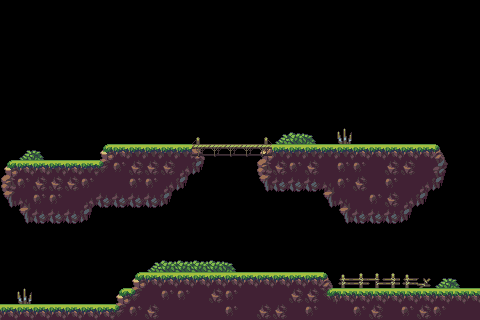

Below is a game level as drawn by its tile map, then a one-line description and the .tmx file that defines it, in full:
An orthogonal 30x20 tile map with 16x16 px tiles, 2 tile layers (solid, decoration).

<map version="1.10" tiledversion="1.10.1" orientation="orthogonal" renderorder="right-down" width="30" height="20" tilewidth="16" tileheight="16" infinite="0" nextlayerid="3" nextobjectid="1">
 <tileset firstgid="1" name="platformer" tilewidth="16" tileheight="16" tilecount="60" columns="10">
  <image source="Tileset.png" width="160" height="96" />
 </tileset>
 <layer id="2" name="solid" width="30" height="20">
  <properties>
   <property name="solid" type="bool" value="true" />
  </properties>
  <data encoding="csv">
0,0,0,0,0,0,0,0,0,0,0,0,0,0,0,0,0,0,0,0,0,0,0,0,0,0,0,0,0,0,
0,0,0,0,0,0,0,0,0,0,0,0,0,0,0,0,0,0,0,0,0,0,0,0,0,0,0,0,0,0,
0,0,0,0,0,0,0,0,0,0,0,0,0,0,0,0,0,0,0,0,0,0,0,0,0,0,0,0,0,0,
0,0,0,0,0,0,0,0,0,0,0,0,0,0,0,0,0,0,0,0,0,0,0,0,0,0,0,0,0,0,
0,0,0,0,0,0,0,0,0,0,0,0,0,0,0,0,0,0,0,0,0,0,0,0,0,0,0,0,0,0,
0,0,0,0,0,0,0,0,0,0,0,0,0,0,0,0,0,0,0,0,0,0,0,0,0,0,0,0,0,0,
0,0,0,0,0,0,0,0,0,0,0,0,0,0,0,0,0,0,0,0,0,0,0,0,0,0,0,0,0,0,
0,0,0,0,0,0,0,0,0,0,0,0,0,0,0,0,0,0,0,0,0,0,0,0,0,0,0,0,0,0,
0,0,0,0,0,0,0,0,0,0,0,0,0,0,0,0,0,0,0,0,0,0,0,0,0,0,0,0,0,0,
0,0,0,0,0,0,1,2,4,4,4,4,3,48,48,48,1,4,4,4,4,4,2,2,2,2,2,3,0,0,
1,2,2,4,2,4,7,24,14,14,14,5,23,0,0,0,11,14,24,14,12,24,24,12,14,14,12,13,0,0,
11,24,14,14,14,24,12,12,24,24,5,23,0,0,0,0,21,22,22,22,6,24,14,12,24,12,5,23,0,0,
21,6,24,24,12,5,22,22,22,22,23,0,0,0,0,0,0,0,0,0,21,6,12,24,14,5,23,0,0,0,
0,21,22,22,22,23,0,0,0,0,0,0,0,0,0,0,0,0,0,0,0,21,22,22,22,23,0,0,0,0,
0,0,0,0,0,0,0,0,0,0,0,0,0,0,0,0,0,0,0,0,0,0,0,0,0,0,0,0,0,0,
0,0,0,0,0,0,0,0,0,0,0,0,0,0,0,0,0,0,0,0,0,0,0,0,0,0,0,0,0,0,
0,0,0,0,0,0,0,0,0,0,0,0,0,0,0,0,0,0,0,0,0,0,0,0,0,0,0,0,0,0,
0,0,0,0,0,0,0,0,1,2,2,2,2,2,2,2,2,2,2,2,3,0,0,0,0,0,0,0,0,0,
0,0,0,0,0,0,0,1,7,12,12,12,12,12,12,12,12,12,12,12,2684354567,2,2,2,2,2,2,2,2,2,
2,2,2,2,2,2,2,7,12,12,12,12,12,12,12,12,12,12,12,12,12,12,12,12,12,12,12,12,12,12
</data>
 </layer>
 <layer id="1" name="decoration" width="30" height="20">
  <data encoding="csv">
0,0,0,0,0,0,0,0,0,0,0,0,0,0,0,0,0,0,0,0,0,0,0,0,0,0,0,0,0,0,
0,0,0,0,0,0,0,0,0,0,0,0,0,0,0,0,0,0,0,0,0,0,0,0,0,0,0,0,0,0,
0,0,0,0,0,0,0,0,0,0,0,0,0,0,0,0,0,0,0,0,0,0,0,0,0,0,0,0,0,0,
0,0,0,0,0,0,0,0,0,0,0,0,0,0,0,0,0,0,0,0,0,0,0,0,0,0,0,0,0,0,
0,0,0,0,0,0,0,0,0,0,0,0,0,0,0,0,0,0,0,0,0,0,0,0,0,0,0,0,0,0,
0,0,0,0,0,0,0,0,0,0,0,0,0,0,0,0,0,0,0,0,0,0,0,0,0,0,0,0,0,0,
0,0,0,0,0,0,0,0,0,0,0,0,0,0,0,0,0,0,0,0,0,0,0,0,0,0,0,0,0,0,
0,0,0,0,0,0,0,0,0,0,0,0,0,0,0,0,0,0,0,0,0,0,0,0,0,0,0,0,0,0,
0,0,0,0,0,0,0,0,0,0,0,0,47,0,0,0,49,56,57,58,0,50,0,0,0,0,0,0,0,0,
0,56,58,0,0,0,27,28,28,28,28,28,48,0,0,0,48,28,28,28,28,28,28,28,28,28,28,30,0,0,
27,28,28,28,28,28,30,0,0,0,0,0,0,0,0,0,0,0,0,0,0,0,0,0,0,0,0,0,0,0,
0,0,0,0,0,0,0,0,0,0,0,0,0,0,0,0,0,0,0,0,0,0,0,0,0,0,0,0,0,0,
0,0,0,0,0,0,0,0,0,0,0,0,0,0,0,0,0,0,0,0,0,0,0,0,0,0,0,0,0,0,
0,0,0,0,0,0,0,0,0,0,0,0,0,0,0,0,0,0,0,0,0,0,0,0,0,0,0,0,0,0,
0,0,0,0,0,0,0,0,0,0,0,0,0,0,0,0,0,0,0,0,0,0,0,0,0,0,0,0,0,0,
0,0,0,0,0,0,0,0,0,0,0,0,0,0,0,0,0,0,0,0,0,0,0,0,0,0,0,0,0,0,
0,0,0,0,0,0,0,0,0,56,57,57,57,57,58,0,0,0,0,0,0,0,0,0,0,0,0,0,0,0,
0,0,0,0,0,0,0,0,27,28,28,28,28,28,28,28,28,28,28,28,30,37,39,38,39,37,40,56,58,0,
0,50,0,0,0,0,0,27,30,0,24,24,0,14,24,0,0,0,14,14,27,29,29,29,29,29,29,29,29,29,
28,28,28,28,28,28,28,30,24,14,0,0,0,0,24,0,14,14,0,24,0,0,24,14,0,24,14,24,0,0
</data>
 </layer>
</map>
